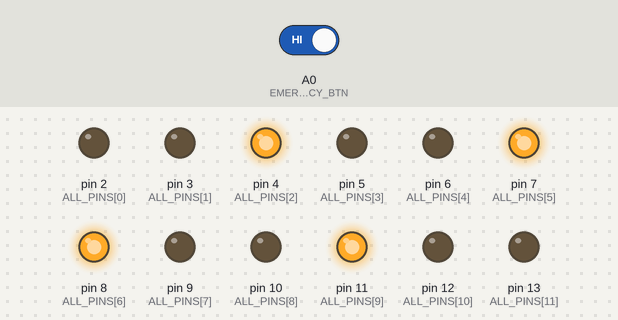
Bench run of a sketch on a simulated Arduino Uno, built with avr-gcc and run on an emulated ATmega328P. Shown: output pins drawn as LEDs (lit = HIGH). The test bench sets the inputs (shaded band); at power-on: A0 (EMERGENCY_BTN) HIGH. What the sketch prints to the serial monitor is not drawn.

Above: at 2.2 s.
2.3 s: A0 (EMERGENCY_BTN) driven LOW
At 8.3 s:
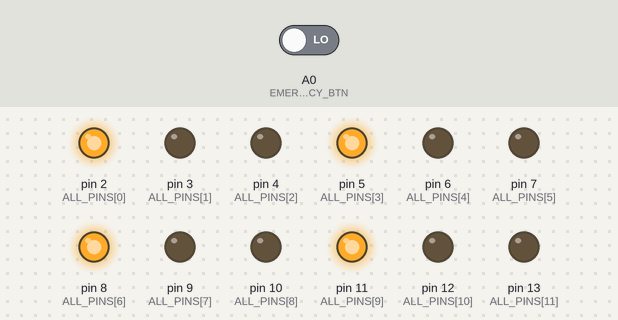
Timing chart, 0 to 9.8 s (numbered marks = the images above; inputs shaded):
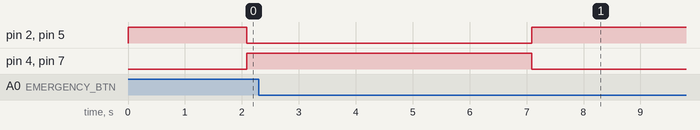

Measured:
- after the input at 2.3 s, pin 2 (ALL_PINS[0]): LOW → HIGH after 4.8 s instead of 6.8 s; pin 3 (ALL_PINS[1]): stays LOW (without the input it goes to HIGH after 4.8 s)

The sketch:

guide.ino
```cpp
/*
 * ============================================================
 * Experiment 04 — 4-Way Traffic Light Simulation
 * FILE: guide.ino  (Step-by-step commented guide — NO real logic)
 * ============================================================
 */


// ─────────────────────────────────────────────────────────────
// STEP 1: Define All 12 LED Pins
// ─────────────────────────────────────────────────────────────
// You have 12 LEDs: 4 directions × 3 colours each.
// Organise your constants by direction for clarity.
//
// YOUR TASK — Fill in the pin numbers:
//
//   // NORTH signal
//   const int N_RED    = 2;
//   const int N_YELLOW = 3;
//   const int N_GREEN  = 4;
//
//   // SOUTH signal
//   const int S_RED    = ???;
//   const int S_YELLOW = ???;
//   const int S_GREEN  = ???;
//
//   // EAST signal
//   const int E_RED    = ???;
//   const int E_YELLOW = ???;
//   const int E_GREEN  = ???;
//
//   // WEST signal
//   const int W_RED    = ???;
//   const int W_YELLOW = ???;
//   const int W_GREEN  = ???;
//
// Refer to README.md for the pin assignment table.


// ─────────────────────────────────────────────────────────────
// STEP 2: Define Timing Constants
// ─────────────────────────────────────────────────────────────
// Real traffic lights use:
//   Green  = 25–60 seconds
//   Yellow = 3–5 seconds
//   All-red buffer = 1 second
//
// For testing, use shorter durations:
//
//   const int GREEN_DURATION  = 5000;   // 5 seconds
//   const int YELLOW_DURATION = 2000;   // 2 seconds
//   const int ALL_RED_BUFFER  = 1000;   // 1 second


// ─────────────────────────────────────────────────────────────
// STEP 3: Understand Arrays for Pin Management
// ─────────────────────────────────────────────────────────────
// With 12 pins, using 12 separate setTimeout calls is messy.
// Use ARRAYS to handle all pins together.
//
// An array groups related variables:
//   int allPins[] = {2, 3, 4, 5, 6, 7, 8, 9, 10, 11, 12, 13};
//
// Then loop through them:
//   for (int i = 0; i < 12; i++) {
//     pinMode(allPins[i], OUTPUT);
//   }
//
// This sets ALL 12 pins as OUTPUT in just 2 lines!
//
// YOUR TASK:
//   Create an array 'allPins[]' containing all 12 pin numbers
//   Use it in setup() to set all as OUTPUT with a for loop


// ─────────────────────────────────────────────────────────────
// STEP 4: Create the allRed() Helper Function
// ─────────────────────────────────────────────────────────────
// EVERY colour transition must go through ALL RED first.
// This is a critical safety requirement.
//
// void allRed() {
//
//   Task: Set all 4 RED pins to HIGH, all other 8 pins to LOW
//
//   NORTH:   digitalWrite(N_RED, HIGH);  digitalWrite(N_YELLOW, LOW);  digitalWrite(N_GREEN, LOW);
//   SOUTH:   [do the same for S pins]
//   EAST:    [do the same for E pins]
//   WEST:    [do the same for W pins]
//
//   Then: Print "Phase: ALL RED" to Serial
//   Then: delay(ALL_RED_BUFFER);
//
// }


// ─────────────────────────────────────────────────────────────
// STEP 5: Create Phase Functions (FSM States)
// ─────────────────────────────────────────────────────────────
// Each phase is a function that sets specific LEDs and waits.
//
// void phaseNorthSouthGreen() {
//   // N/S: GREEN on, RED off, YELLOW off
//   // E/W: RED on, GREEN off, YELLOW off
//   // Print: "Phase 1: N/S GREEN | E/W RED"
//   // delay(GREEN_DURATION);
// }
//
// void phaseNorthSouthYellow() {
//   // N/S: YELLOW on, GREEN off, RED off
//   // E/W: RED still on
//   // Print: "Phase 2: N/S YELLOW | E/W RED"
//   // delay(YELLOW_DURATION);
// }
//
// void phaseEastWestGreen() {
//   // E/W: GREEN on, RED off, YELLOW off
//   // N/S: RED on (opposite pair)
//   // Print: "Phase 3: E/W GREEN | N/S RED"
//   // delay(GREEN_DURATION);
// }
//
// void phaseEastWestYellow() {
//   // E/W: YELLOW on, GREEN off
//   // N/S: RED still on
//   // Print: "Phase 4: E/W YELLOW | N/S RED"
//   // delay(YELLOW_DURATION);
// }
//
// YOUR TASK: Write all four phase functions.


// ─────────────────────────────────────────────────────────────
// STEP 6: setup() Function
// ─────────────────────────────────────────────────────────────
// void setup() {
//   Task A: Set all 12 pins as OUTPUT (use the array + for loop!)
//   Task B: Serial.begin(9600);
//   Task C: Call allRed() — start in the safe ALL-RED state
//   Task D: Print: "Traffic Light System Initialized"
// }


// ─────────────────────────────────────────────────────────────
// STEP 7: loop() Function — The FSM Cycle
// ─────────────────────────────────────────────────────────────
// void loop() {
//   allRed();                    // Safety buffer before each cycle
//   phaseNorthSouthGreen();      // N/S gets green
//   phaseNorthSouthYellow();     // N/S transitions to yellow
//   allRed();                    // Safety buffer
//   phaseEastWestGreen();        // E/W gets green
//   phaseEastWestYellow();       // E/W transitions to yellow
//   // loop() will then repeat automatically
// }
//
// THINK ABOUT:
//   What happens if you remove the allRed() calls?
//   Could both N/S and E/W ever be GREEN at the same time?
//   Why is yellow shown BEFORE red, never after?


// ─────────────────────────────────────────────────────────────
// CHALLENGE: Emergency Vehicle Override
// ─────────────────────────────────────────────────────────────
// Add a pushbutton on pin A0.
// When pressed, ALL signals go RED and stay RED for 10 seconds
// (simulating an emergency vehicle passing through).
//
// Hint: Read the button state at the START of each phase function.
//   if (digitalRead(EMERGENCY_BTN) == LOW) {
//     allRed();
//     delay(10000);
//     return;   ← exit current phase early
//   }
```

program.ino
```cpp
/*
 * ============================================================
 * Experiment 04 — 4-Way Traffic Light Simulation
 * FILE: program.ino  (Complete working implementation)
 * ============================================================
 * Circuit:
 *   North: Red=2, Yellow=3, Green=4
 *   South: Red=5, Yellow=6, Green=7
 *   East:  Red=8, Yellow=9, Green=10
 *   West:  Red=11,Yellow=12,Green=13
 *   Emergency button: A0 (INPUT_PULLUP)
 * ============================================================
 */

// ── Pin Definitions ───────────────────────────────────────
// North
const int N_RED = 2, N_YELLOW = 3, N_GREEN = 4;
// South
const int S_RED = 5, S_YELLOW = 6, S_GREEN = 7;
// East
const int E_RED = 8, E_YELLOW = 9, E_GREEN = 10;
// West
const int W_RED = 11, W_YELLOW = 12, W_GREEN = 13;

const int EMERGENCY_BTN = A0;

// ── All 12 LED pins in one array (for easy setup) ─────────
const int ALL_PINS[] = {2, 3, 4, 5, 6, 7, 8, 9, 10, 11, 12, 13};
const int NUM_PINS   = 12;

// ── Timing (ms) ───────────────────────────────────────────
const int GREEN_TIME  = 5000;
const int YELLOW_TIME = 2000;
const int ALL_RED_T   = 1000;

static int cycleCount = 0;

// ── Helper: check emergency button ────────────────────────
bool isEmergency() {
  return (digitalRead(EMERGENCY_BTN) == LOW);
}

// ── Set a single signal direction ─────────────────────────
// color: 0=RED, 1=YELLOW, 2=GREEN
void setSignal(int r, int y, int g, int color) {
  digitalWrite(r, color == 0 ? HIGH : LOW);
  digitalWrite(y, color == 1 ? HIGH : LOW);
  digitalWrite(g, color == 2 ? HIGH : LOW);
}

// ── All 4 signals to RED ───────────────────────────────────
void allRed(bool verbose = true) {
  setSignal(N_RED, N_YELLOW, N_GREEN, 0);
  setSignal(S_RED, S_YELLOW, S_GREEN, 0);
  setSignal(E_RED, E_YELLOW, E_GREEN, 0);
  setSignal(W_RED, W_YELLOW, W_GREEN, 0);
  if (verbose) Serial.println(F("[ALL RED]"));
  delay(ALL_RED_T);
}

// ── FSM Phase Functions ────────────────────────────────────
void phaseNS_Green() {
  if (isEmergency()) return;
  setSignal(N_RED, N_YELLOW, N_GREEN, 2); // North: GREEN
  setSignal(S_RED, S_YELLOW, S_GREEN, 2); // South: GREEN
  setSignal(E_RED, E_YELLOW, E_GREEN, 0); // East:  RED
  setSignal(W_RED, W_YELLOW, W_GREEN, 0); // West:  RED
  Serial.println(F("[Phase 1] N/S GREEN | E/W RED"));
  delay(GREEN_TIME);
}

void phaseNS_Yellow() {
  if (isEmergency()) return;
  setSignal(N_RED, N_YELLOW, N_GREEN, 1); // North: YELLOW
  setSignal(S_RED, S_YELLOW, S_GREEN, 1); // South: YELLOW
  setSignal(E_RED, E_YELLOW, E_GREEN, 0);
  setSignal(W_RED, W_YELLOW, W_GREEN, 0);
  Serial.println(F("[Phase 2] N/S YELLOW | E/W RED"));
  delay(YELLOW_TIME);
}

void phaseEW_Green() {
  if (isEmergency()) return;
  setSignal(N_RED, N_YELLOW, N_GREEN, 0);
  setSignal(S_RED, S_YELLOW, S_GREEN, 0);
  setSignal(E_RED, E_YELLOW, E_GREEN, 2); // East:  GREEN
  setSignal(W_RED, W_YELLOW, W_GREEN, 2); // West:  GREEN
  Serial.println(F("[Phase 3] E/W GREEN | N/S RED"));
  delay(GREEN_TIME);
}

void phaseEW_Yellow() {
  if (isEmergency()) return;
  setSignal(N_RED, N_YELLOW, N_GREEN, 0);
  setSignal(S_RED, S_YELLOW, S_GREEN, 0);
  setSignal(E_RED, E_YELLOW, E_GREEN, 1); // East:  YELLOW
  setSignal(W_RED, W_YELLOW, W_GREEN, 1); // West:  YELLOW
  Serial.println(F("[Phase 4] E/W YELLOW | N/S RED"));
  delay(YELLOW_TIME);
}

// ── Emergency override ────────────────────────────────────
void emergencyOverride() {
  Serial.println(F("*** EMERGENCY OVERRIDE — ALL RED 10s ***"));
  for (int i = 0; i < 10; i++) {
    allRed(false);
    delay(900); // total ~10s
  }
  Serial.println(F("*** EMERGENCY CLEARED ***"));
}

// ── setup ─────────────────────────────────────────────────
void setup() {
  Serial.begin(9600);
  for (int i = 0; i < NUM_PINS; i++) {
    pinMode(ALL_PINS[i], OUTPUT);
  }
  pinMode(EMERGENCY_BTN, INPUT_PULLUP);
  allRed(true);
  Serial.println(F("=== 4-Way Traffic Light System Ready ==="));
  Serial.println(F("Green: 5s | Yellow: 2s | Buffer: 1s"));
  Serial.println(F("Press A0 button for emergency override"));
  Serial.println();
}

// ── Main FSM loop ─────────────────────────────────────────
void loop() {
  // Emergency check before each cycle
  if (isEmergency()) {
    emergencyOverride();
    return;
  }

  cycleCount++;
  Serial.print(F("\n=== Cycle #")); Serial.print(cycleCount); Serial.println(F(" ==="));

  allRed();           // Safety buffer
  phaseNS_Green();    // N/S green
  phaseNS_Yellow();   // N/S yellow
  allRed();           // Safety buffer
  phaseEW_Green();    // E/W green
  phaseEW_Yellow();   // E/W yellow
}
```
